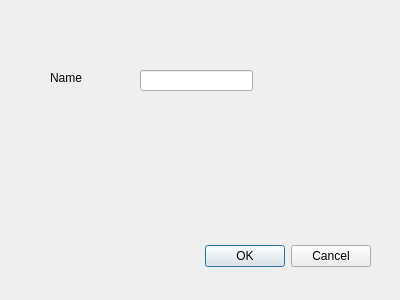
<?xml version="1.0" encoding="UTF-8"?>
<ui version="4.0">
 <class>Dialog</class>
 <widget class="QDialog" name="Dialog">
  <property name="geometry">
   <rect>
    <x>0</x>
    <y>0</y>
    <width>400</width>
    <height>300</height>
   </rect>
  </property>
  <property name="windowTitle">
   <string>Dialog</string>
  </property>
  <widget class="QDialogButtonBox" name="buttonBox">
   <property name="geometry">
    <rect>
     <x>30</x>
     <y>240</y>
     <width>341</width>
     <height>32</height>
    </rect>
   </property>
   <property name="orientation">
    <enum>Qt::Horizontal</enum>
   </property>
   <property name="standardButtons">
    <set>QDialogButtonBox::Cancel|QDialogButtonBox::Ok</set>
   </property>
  </widget>
  <widget class="QLineEdit" name="lineEdit">
   <property name="geometry">
    <rect>
     <x>140</x>
     <y>70</y>
     <width>113</width>
     <height>21</height>
    </rect>
   </property>
  </widget>
  <widget class="QLabel" name="label">
   <property name="geometry">
    <rect>
     <x>50</x>
     <y>70</y>
     <width>59</width>
     <height>16</height>
    </rect>
   </property>
   <property name="text">
    <string>Name</string>
   </property>
  </widget>
 </widget>
 <resources/>
 <connections>
  <connection>
   <sender>buttonBox</sender>
   <signal>accepted()</signal>
   <receiver>Dialog</receiver>
   <slot>accept()</slot>
   <hints>
    <hint type="sourcelabel">
     <x>248</x>
     <y>254</y>
    </hint>
    <hint type="destinationlabel">
     <x>157</x>
     <y>274</y>
    </hint>
   </hints>
  </connection>
  <connection>
   <sender>buttonBox</sender>
   <signal>rejected()</signal>
   <receiver>Dialog</receiver>
   <slot>reject()</slot>
   <hints>
    <hint type="sourcelabel">
     <x>316</x>
     <y>260</y>
    </hint>
    <hint type="destinationlabel">
     <x>286</x>
     <y>274</y>
    </hint>
   </hints>
  </connection>
 </connections>
</ui>
